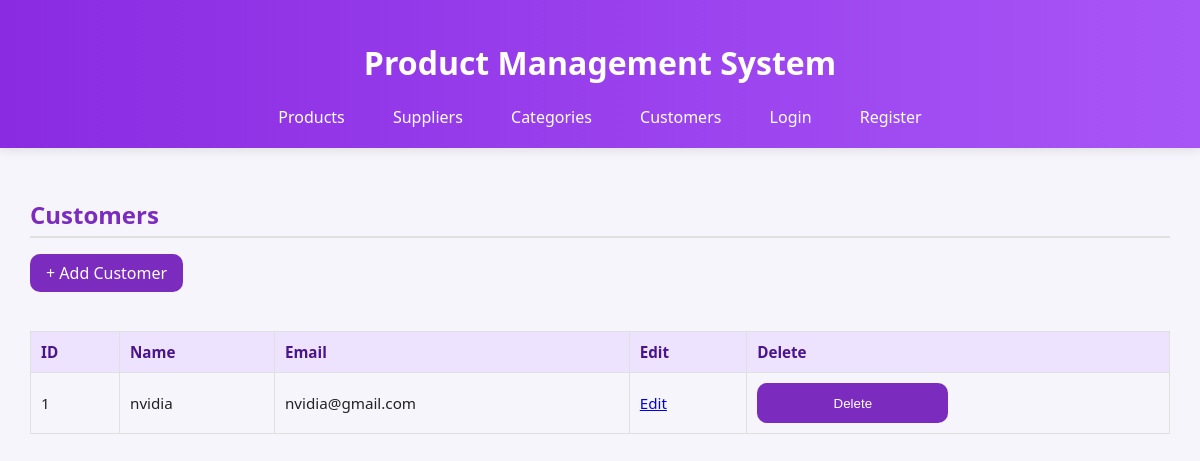
Page /customers on the committed database.
### models.py (models this page shows)
class Customer(db.Model):
    id = db.Column(db.Integer, primary_key=True)
    name = db.Column(db.String(120), nullable=False)
    email = db.Column(db.String(120))

### routes.py (the view)
@app.route('/customers')
def customers():
    customers = Customer.query.all()
    return render_template('customers.html', customers=customers)

### routes.py (called while the page is built)
@app.context_processor
def inject_user_status():
    return {'logged_in': 'user_id' in session}

### templates/customers.html (shortened to what this page needs)
{% extends "base.html" %}
{% block content %}
<div class="card">
  <div class="card-header">
    <h2>Customers</h2>
    <a href="{{ url_for('add_customer') }}" class="btn-add">+ Add Customer</a>
  </div>
  <table class="styled-table">
    <thead>
      <tr>
        <th>ID</th>
        <th>Name</th>
        <th>Email</th>
        <th>Edit</th>
        <th>Delete</th>
      </tr>
    </thead>
    <tbody>
      {% for customer in customers %}
      <tr>
        <td>{{ customer.id }}</td>
        <td>{{ customer.name }}</td>
        <td>{{ customer.email or '' }}</td>
        <td><a href="{{ url_for('edit_item', model='customer', item_id=customer.id) }}" class="btn-edit">Edit</a></td>
        <td>
          <form method="POST" action="{{ url_for('delete_item', model='customer', item_id=customer.id) }}" onsubmit="return confirm('Delete this customer?');">
            <button type="submit" class="btn-delete">Delete</button>
          </form>
        </td>
      </tr>
      {% else %}
      <tr><td colspan="5" style="text-align:center;">No customers found</td></tr>
      {% endfor %}
    </tbody>
  </table>
</div>
{% endblock %}

### static/style.css (style rules this page uses)
body { font-family: "Poppins", sans-serif; background: #f4f3f7; color: #222; margin: 0; padding: 0; }
h2 { color: #7B2CBF; border-bottom: 2px solid #E0E0E0; padding-bottom: 5px; margin-bottom: 1rem; }
form { display: grid; grid-template-columns: 1fr 1fr; gap: 1.2rem; }
button, input[type="submit"] { background: #7B2CBF; color: white; border: none; padding: 0.8rem 1rem; border-radius: 10px; cursor: pointer; transition: 0.3s; }
table { width: 100%; border-collapse: collapse; margin-top: 1.5rem; font-size: 0.95rem; }
th, td { border: 1px solid #e0e0e0; padding: 10px; text-align: left; }
th { background: #ede3ff; color: #4a148c; }
.btn-add { display: inline-block; background: #7B2CBF; color: white; padding: 8px 16px; border-radius: 10px; text-decoration: none; transition: 0.3s; margin-bottom: 15px; }

### templates/base.html (style rules this page uses)
body { font-family: 'Segoe UI', sans-serif; background-color: #f6f5fb; margin: 0; padding: 0; }

### rows in the picture
Customer: id "1", name "nvidia", email "nvidia@gmail.com"
